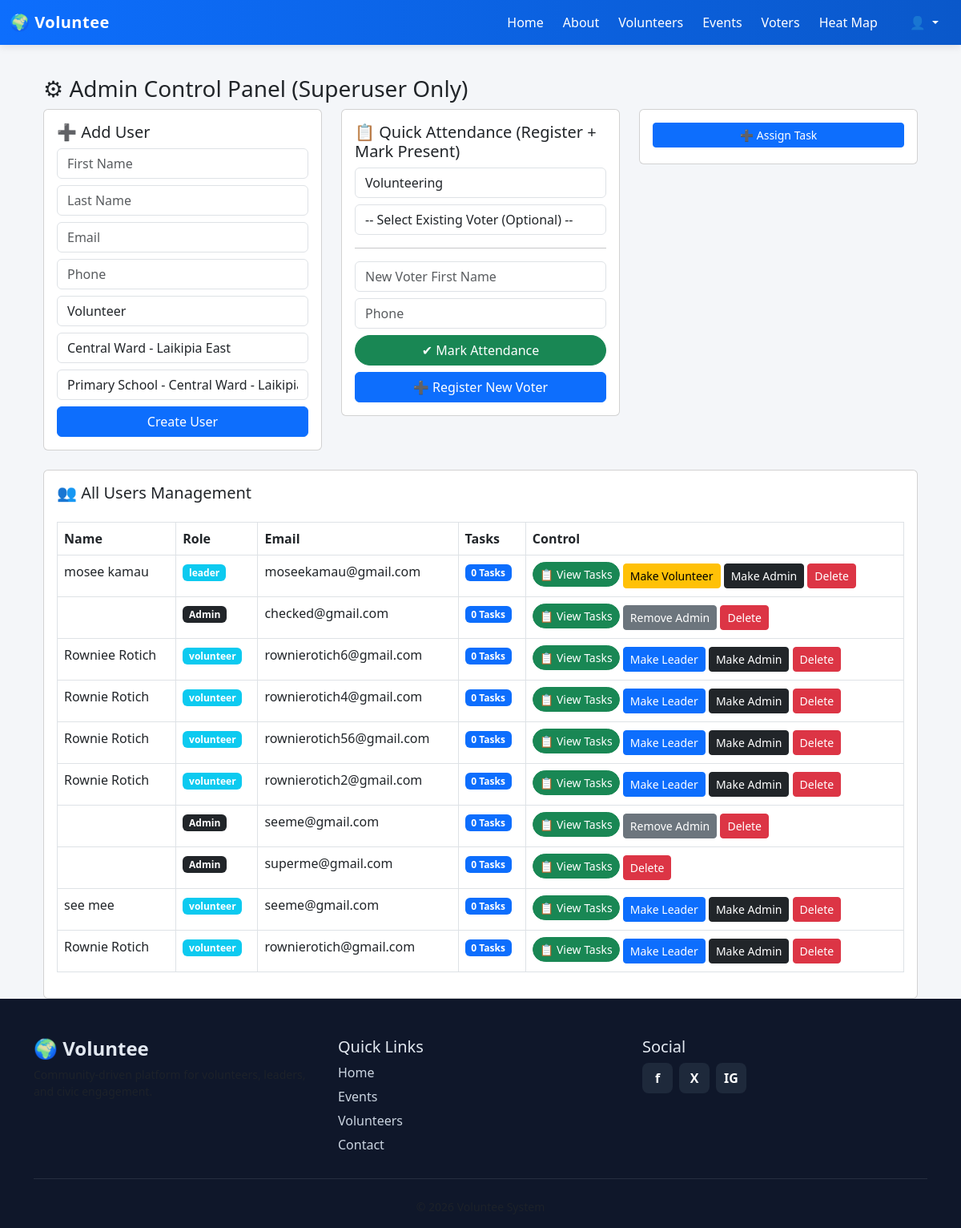
The page /accounts/manage-users/ (signed in) on the database as committed earlier.
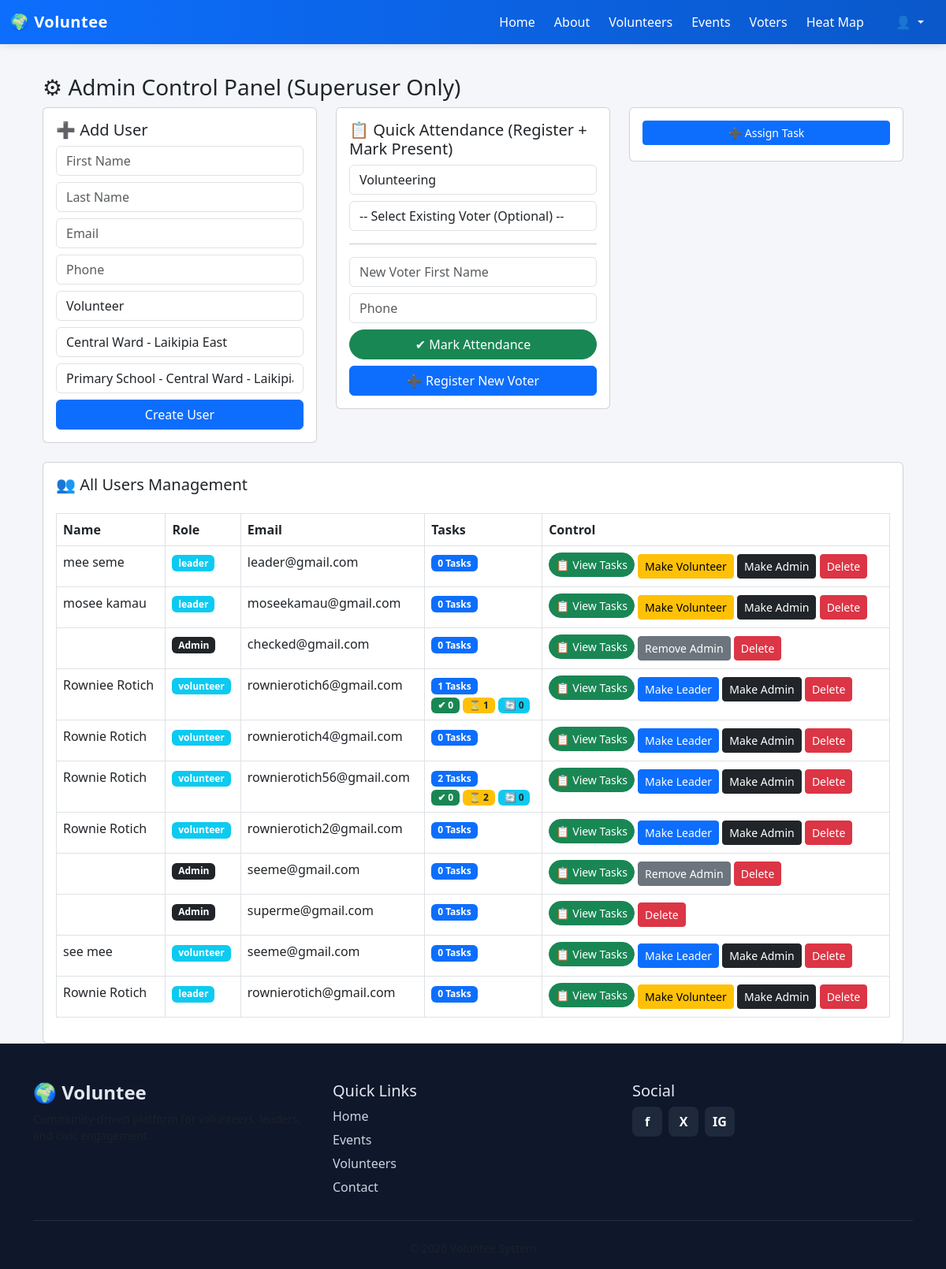
The same page on the database as committed later.
### accounts/models.py (models this page shows, shortened)
class User(AbstractUser):
    ROLE_CHOICES = (
        ('volunteer', 'Volunteer'),
        ('leader', 'Leader'),
    )
    PROFESSION_CHOICES = (
        ('farmer', 'Farmer'),
        ('teacher', 'Teacher'),
        ('business', 'Business'),
        ('student', 'Student'),
        ('other', 'Other'),
    )
    role = models.CharField(max_length=20, choices=ROLE_CHOICES, default='volunteer')
    phone = models.CharField(max_length=20, blank=True, null=True)
    county = models.ForeignKey(County, on_delete=models.SET_NULL, null=True, blank=True)
    constituency = models.ForeignKey(Constituency, on_delete=models.SET_NULL, null=True, blank=True)
    ward = models.ForeignKey(Ward, on_delete=models.SET_NULL, null=True, blank=True)
    polling_station = models.ForeignKey(PollingStation, on_delete=models.SET_NULL, null=True, blank=True)
    profession = models.CharField(max_length=20, choices=PROFESSION_CHOICES, blank=True, null=True)
    other_profession = models.CharField(max_length=255, blank=True, null=True)
    VOLUNTEER_ROLE_CHOICES = [
        ("mobilizer", "Mobilizer"),
        ("ward_coordinator", "Ward Coordinator"),
        ("polling_agent", "Polling Agent"),
        ("data_collector", "Data Collector"),
        ("observer", "Observer"),
    ]
    volunteer_role = models.CharField(
        max_length=50,
        choices=VOLUNTEER_ROLE_CHOICES,
        blank=True,
        null=True
    )
    VOLUNTEER_STATUS = [
        ("active", "Active"),
        ("inactive", "Inactive"),
        ("suspended", "Suspended"),
    ]
    volunteer_status = models.CharField(
        max_length=20,
        choices=VOLUNTEER_STATUS,
        default="active"
    )
    activity_score = models.IntegerField(default=0)
    events_attended = models.IntegerField(default=0)

### accounts/views.py (the view, shortened to what this page needs)
# urls.py: path("manage-users/", views.manage_users, name="manage_users"),
@login_required
def manage_users(request):
    if not request.user.is_superuser:
        return redirect("home")
    from django.db.models import Count, Q
    users = User.objects.all().annotate(
        total_tasks=Count('tasks_assigned'),
        completed_tasks=Count('tasks_assigned', filter=Q(tasks_assigned__status='completed')),
        pending_tasks=Count('tasks_assigned', filter=Q(tasks_assigned__status='pending')),
        in_progress_tasks=Count('tasks_assigned', filter=Q(tasks_assigned__status='in_progress')),
    ).order_by("-id")
    wards = Ward.objects.all()
    stations = PollingStation.objects.all()
    events = Event.objects.all()
    return render(request, "manage_users.html", {
        "users": users,
        "wards": wards,
        "stations": stations,
        "events": events
    })

### templates/manage_users.html (shortened to what this page needs)
{% extends "base.html" %}
{% block content %}
<div class="container mt-4">
    <h3>⚙ Admin Control Panel (Superuser Only)</h3>
    <div class="row">
        <div class="col-md-4">
            <div class="card p-3 mb-4">
                <h5>➕ Add User</h5>
                <form method="POST">
                    <input type="text" name="first_name" class="form-control mb-2" placeholder="First Name" required>
                    <input type="text" name="last_name" class="form-control mb-2" placeholder="Last Name">
                    <input type="email" name="email" class="form-control mb-2" placeholder="Email" required>
                    <input type="text" name="phone" class="form-control mb-2" placeholder="Phone">
                    <select name="role" class="form-control mb-2">
                        <option value="volunteer">Volunteer</option>
                    </select>
                    <select name="ward" class="form-control mb-2">
                        {% for w in wards %}
                        <option value="{{ w.id }}">{{ w.name }}</option>
                        {% endfor %}
                    </select>
                    <select name="polling_station" class="form-control mb-2">
                        {% for s in stations %}
                        <option value="{{ s.id }}">{{ s.name }}</option>
                        {% endfor %}
                    </select>
                    <button class="btn btn-primary w-100">Create User</button>
                </form>
            </div>
        </div>
        <div class="col-md-4">
            <div class="card p-3 mb-4">
                <h5>📋 Quick Attendance (Register + Mark Present)</h5>
                <form method="POST">
                    <select name="event_id" class="form-control mb-2">
                        {% for e in events %}
                        <option value="{{ e.id }}">{{ e.title }}</option>
                        {% endfor %}
                    </select>
                    <select name="voter_id" class="form-control mb-2">
                        <option value="">-- Select Existing Voter (Optional) --</option>
                    </select>
                    <hr>
                    <input type="text" name="first_name" class="form-control mb-2" placeholder="New Voter First Name">
                    <input type="text" name="phone" class="form-control mb-2" placeholder="Phone">
                    <button class="btn btn-success w-100">
                        ✔ Mark Attendance
                    </button>
                    <a href="{% url 'register_voter' %}" class="btn btn-primary w-100 mt-2">
                        ➕ Register New Voter
                    </a>
                </form>
            </div>
        </div>
         <div class="col-md-4">
            <div class="card p-3 mb-4">
                <a href="{% url 'assign_task_admin' user.id %}" class="btn btn-primary btn-sm mb-1">
    ➕ Assign Task
</a>
            </div>
        </div>
        <div class="col-md-12">
            <div class="card p-3">
                <h5>👥 All Users Management</h5>
                <table class="table table-bordered mt-3">
                    <thead>
                        <tr>
                            <th>Name</th>
                            <th>Role</th>
                            <th>Email</th>
                            <th>Tasks</th>
                            <th>Control</th>
                        </tr>
                    </thead>
                    <tbody>
                    {% for user in users %}
                    <tr>
                        <td>{{ user.first_name }} {{ user.last_name }}</td>
                        <td>
                            {% if user.is_superuser %}
                                <span class="badge bg-dark">Admin</span>
                            {% else %}
                                <span class="badge bg-info">{{ user.role }}</span>
                            {% endif %}
                        </td>
                        <td>{{ user.email }}</td>
                        <td>
                            <span class="badge bg-primary">
                                {{ user.total_tasks }} Tasks
                            </span>
                            {% if user.total_tasks > 0 %}
                                <br>
                                <span class="badge bg-success">
                                    ✔ {{ user.completed_tasks }}
                                </span>
                                <span class="badge bg-warning text-dark">
                                    ⏳ {{ user.pending_tasks }}
                                </span>
                                <span class="badge bg-info text-dark">
                                    🔄 {{ user.in_progress_tasks }}
                                </span>
                            {% endif %}
                        </td>
                        <td>
                            <a href="{% url 'user_tasks_admin' user.id %}" class="btn btn-success btn-sm mb-1">
                                📋 View Tasks
                            </a>
                            {% if not user.is_superuser %}
                                {% if user.role == "volunteer" %}
                                    <a href="{% url 'make_leader' user.id %}" class="btn btn-primary btn-sm">
                                        Make Leader
                                    </a>
                                {% else %}
                                    <a href="{% url 'make_volunteer' user.id %}" class="btn btn-warning btn-sm">
                                        Make Volunteer
                                    </a>
                                {% endif %}
                                <a href="{% url 'make_admin' user.id %}" class="btn btn-dark btn-sm">
                                    Make Admin
                                </a>
                            {% else %}
                                {% if user != request.user %}
                                    <a href="{% url 'remove_admin' user.id %}" class="btn btn-secondary btn-sm">
                                        Remove Admin
                                    </a>
                                {% endif %}
                            {% endif %}
                            <a href="{% url 'delete_user' user.id %}" class="btn btn-danger btn-sm">
                                Delete
                            </a>
                        </td>
                    </tr>
                    {% endfor %}
                    </tbody>
                </table>
            </div>
        </div>
    </div>
</div>
{% endblock %}

### templates/base.html (shortened to what this page needs)
{% load static %}
<!DOCTYPE html>
<html>
<head>
    <link href="https://cdn.jsdelivr.net/npm/bootstrap@5.3.0/dist/css/bootstrap.min.css" rel="stylesheet">
    <link href="https://unpkg.com/aos@2.3.1/dist/aos.css" rel="stylesheet">
</head>
<body>
<nav class="navbar navbar-expand-lg navbar-dark">
<div class="container-fluid">
    <a class="navbar-brand" href="{% url 'home' %}">
        🌍 Voluntee
    </a>
    <div class="collapse navbar-collapse" id="navMenu">
        <ul class="navbar-nav ms-auto align-items-lg-center">
            <li class="nav-item">
                <a class="nav-link {% if request.resolver_match.url_name == 'home' %}active{% endif %}" href="{% url 'home' %}">
                    Home
                </a>
            </li>
            <li class="nav-item">
                <a class="nav-link {% if request.resolver_match.url_name == 'about' %}active{% endif %}" href="{% url 'about' %}">
                    About
                </a>
            </li>
            <li class="nav-item">
                <a class="nav-link {% if request.resolver_match.url_name == 'volunteers' %}active{% endif %}" href="{% url 'volunteers' %}">
                    Volunteers
                </a>
            </li>
            <li class="nav-item">
                <a class="nav-link {% if request.resolver_match.url_name == 'events' %}active{% endif %}" href="{% url 'events' %}">
                    Events
                </a>
            </li>
            <li class="nav-item">
                <a class="nav-link {% if request.resolver_match.url_name == 'voter_list' %}active{% endif %}" href="{% url 'voter_list' %}">
                    Voters
                </a>
            </li>
            <li class="nav-item">
                <a class="nav-link {% if request.resolver_match.url_name == 'heat_map' %}active{% endif %}" href="{% url 'heat_map' %}">
                    Heat Map
                </a>
            </li>
            {% if request.user.is_authenticated %}
            <li class="nav-item dropdown ms-lg-3">
                <a class="nav-link dropdown-toggle" data-bs-toggle="dropdown">
                    👤 {{ request.user.first_name }}
                </a>
            </li>
            {% endif %}
        </ul>
    </div>
</div>
</nav>
<div class="container">
    {% block content %}{% endblock %}
</div>
<footer class="footer pt-5 pb-3">
    <div class="container">
        <div class="row g-4">
            <div class="col-md-4">
                <h4 class="fw-bold">🌍 Voluntee</h4>
                <p class="small text-muted">
                </p>
            </div>
            <div class="col-md-4">
                <h5>Quick Links</h5>
                <a class="footer-link" href="/">Home</a>
                <a class="footer-link" href="/events/">Events</a>
                <a class="footer-link" href="/volunteers/">Volunteers</a>
                <a class="footer-link" href="/contact/">Contact</a>
            </div>
            <div class="col-md-4">
                <h5>Social</h5>
                <div class="d-flex gap-2">
                    <a class="social-icon">f</a>
                    <a class="social-icon">X</a>
                    <a class="social-icon">IG</a>
                </div>
            </div>
        </div>
        <hr class="border-secondary my-4">
        <div class="text-center small text-muted">
        </div>
    </div>
</footer>
</body>
</html>

### templates/base.html (style rules this page uses)
body { margin: 0; font-family: 'Segoe UI', sans-serif; background: #f4f6f9; padding-top: 70px; scroll-behavior: smooth; }
.navbar { background: linear-gradient(90deg, #0d6efd, #0a58ca); position: fixed; top: 0; width: 100%; z-index: 1000; box-shadow: 0 2px 10px rgba(0,0,0,0.1); }
.navbar-brand { font-weight: bold; color: white !important; letter-spacing: 0.5px; }
.nav-link { color: white !important; margin-right: 8px; transition: 0.3s; border-radius: 6px; padding: 6px 10px; }
.btn-light, .btn-success { border-radius: 20px; }
.footer { background: #0f172a; color: #e2e8f0; }
.footer-link { color: #cbd5e1; text-decoration: none; display: block; margin-bottom: 6px; transition: 0.2s; }
.social-icon { width: 38px; height: 38px; display: flex; align-items: center; justify-content: center; background: #1e293b; color: white; border-radius: 8px; text-decoration: none; font-weight: bold; transition: 0.3s; }

Rows that differ between the two databases and show on the page:
added User: first_name "mee", last_name "seme", role "leader", email "leader@gmail.com", total_tasks "0", is_superuser "Make Volunteer"
shown differently, row unchanged: User "Rowniee": total_tasks "0" → "1"; completed_tasks (not shown) → "0"; pending_tasks (not shown) → "1"; in_progress_tasks (not shown) → "0"
shown differently, row unchanged: User "rownierotich56@gmail.com": total_tasks "0" → "2"; completed_tasks (not shown) → "0"; pending_tasks (not shown) → "2"; in_progress_tasks (not shown) → "0"
changed User "rownierotich@gmail.com": role "volunteer" → "leader"; role "Make Leader" → "Make Volunteer"
